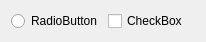
<?xml version="1.0" encoding="UTF-8"?>
<ui version="4.0">
 <class>AnswerWidget</class>
 <widget class="QWidget" name="AnswerWidget">
  <property name="geometry">
   <rect>
    <x>0</x>
    <y>0</y>
    <width>206</width>
    <height>34</height>
   </rect>
  </property>
  <property name="windowTitle">
   <string>Form</string>
  </property>
  <layout class="QHBoxLayout" name="horizontalLayout">
   <item>
    <widget class="QRadioButton" name="aR">
     <property name="text">
      <string>RadioButton</string>
     </property>
    </widget>
   </item>
   <item>
    <widget class="QCheckBox" name="aC">
     <property name="text">
      <string>CheckBox</string>
     </property>
    </widget>
   </item>
  </layout>
 </widget>
 <resources/>
 <connections/>
</ui>
